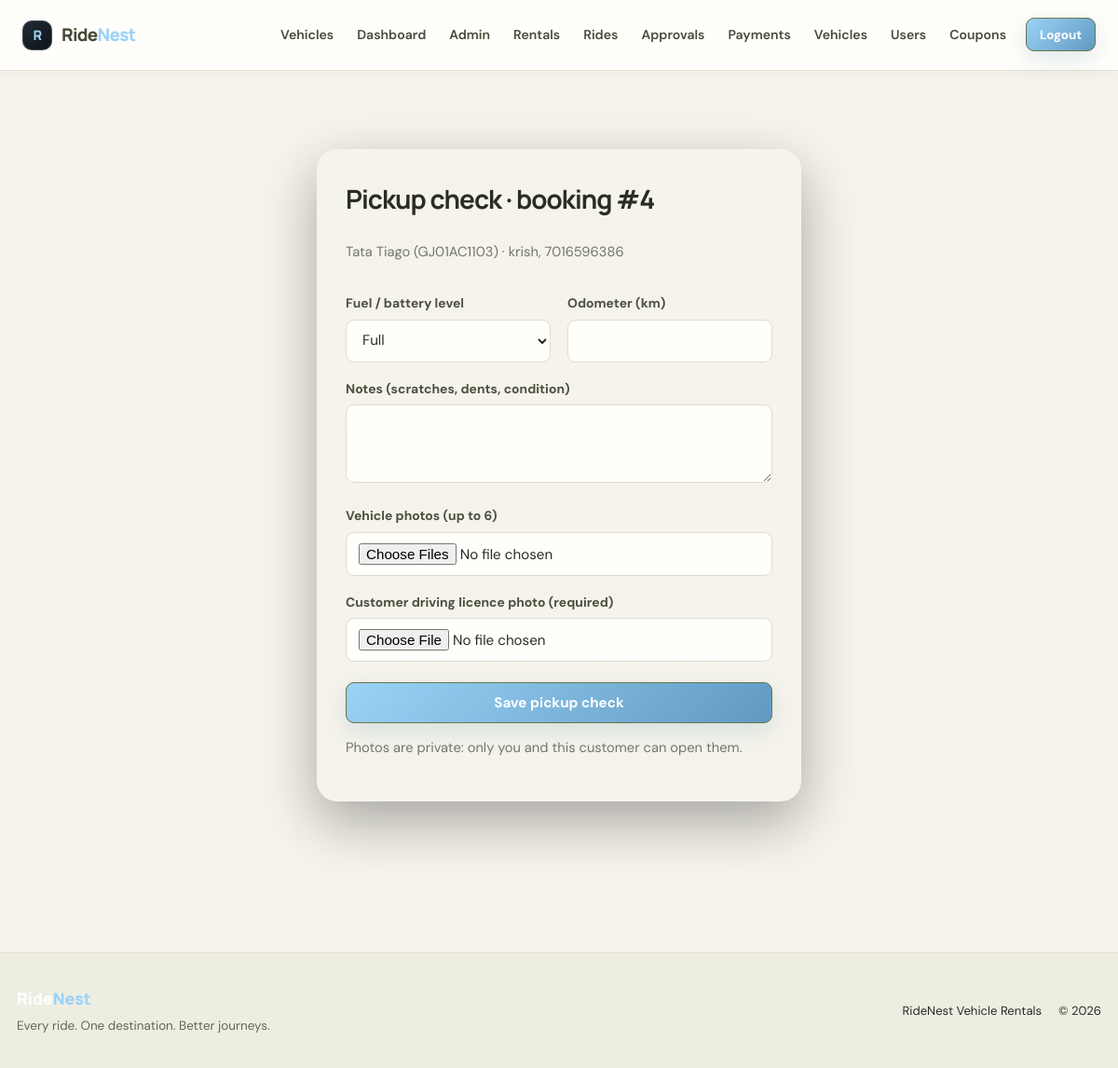
Page /admin/booking/4/pickup (signed in) on the committed database.
### tables this page shows
CREATE TABLE bookings (
    id INTEGER PRIMARY KEY AUTOINCREMENT,
    user_id INTEGER NOT NULL,
    car_id INTEGER NOT NULL,
    start_datetime TEXT NOT NULL,
    end_datetime TEXT NOT NULL,
    total_price INTEGER NOT NULL,
    status TEXT NOT NULL DEFAULT 'Pending',
    payment_status TEXT NOT NULL DEFAULT 'Unpaid',
    utr_number TEXT,
    late_fee INTEGER DEFAULT 0,
    reminder_sent INTEGER DEFAULT 0,
    due_sent INTEGER DEFAULT 0,
    late_alert_sent INTEGER DEFAULT 0,
    returned_at TEXT,
    coupon_code TEXT,
    discount INTEGER DEFAULT 0,
    rate_note TEXT,
    trip_type TEXT DEFAULT 'Local',
    destination TEXT,
    km_limit INTEGER DEFAULT 0,
    extra_km_rate INTEGER DEFAULT 0,
    deposit INTEGER DEFAULT 0,
    approval_status TEXT DEFAULT 'None',
    damage_charge INTEGER DEFAULT 0,
    fuel_charge INTEGER DEFAULT 0,
    km_charge INTEGER DEFAULT 0,
    deposit_refund INTEGER DEFAULT 0,
    balance_due INTEGER DEFAULT 0,
    invoice_email TEXT,
    created_at TEXT DEFAULT CURRENT_TIMESTAMP,
    FOREIGN KEY (user_id) REFERENCES users(id),
    FOREIGN KEY (car_id) REFERENCES cars(id)
);

CREATE TABLE cars (
    id INTEGER PRIMARY KEY AUTOINCREMENT,
    name TEXT NOT NULL,
    brand TEXT NOT NULL,
    type TEXT NOT NULL,
    fuel TEXT NOT NULL,
    seats INTEGER NOT NULL,
    price_per_day INTEGER NOT NULL,
    number_plate TEXT NOT NULL UNIQUE,
    qr_token TEXT NOT NULL UNIQUE,
    insurance_expiry TEXT,
    puc_expiry TEXT,
    last_service TEXT,
    km_driven INTEGER DEFAULT 0,
    image TEXT DEFAULT 'default.jpg',
    category TEXT NOT NULL DEFAULT 'Car',
    price_per_hour INTEGER DEFAULT 0,
    min_hours INTEGER DEFAULT 1,
    outstation_rate INTEGER DEFAULT 0,
    km_per_day INTEGER DEFAULT 0,
    extra_km_rate INTEGER DEFAULT 0,
    deposit INTEGER DEFAULT 0,
    station TEXT DEFAULT ''
);

CREATE TABLE users (
    id INTEGER PRIMARY KEY AUTOINCREMENT,
    name TEXT NOT NULL,
    email TEXT NOT NULL UNIQUE,
    phone TEXT NOT NULL,
    password TEXT NOT NULL,
    role TEXT NOT NULL DEFAULT 'user',
    created_at TEXT DEFAULT CURRENT_TIMESTAMP
);

### app.py (the view, shortened to what this page needs)
@app.route("/admin/booking/<int:booking_id>/pickup", methods=["GET", "POST"], defaults={"kind": "Pickup"})
@app.route("/admin/booking/<int:booking_id>/return", methods=["GET", "POST"], defaults={"kind": "Return"})
def admin_inspection(booking_id, kind):
    if session.get("role") != "admin":
        flash("This page is available to administrators only.", "error")
        return redirect("/login")
    con = sqlite3.connect("database.db")
    con.row_factory = sqlite3.Row
    b = con.execute("""
        SELECT bookings.*, cars.brand AS car_brand, cars.name AS car_name, cars.number_plate, cars.category,
               cars.price_per_day, users.name AS user_name, users.phone AS user_phone
        FROM bookings JOIN cars ON cars.id = bookings.car_id JOIN users ON users.id = bookings.user_id
        WHERE bookings.id = ?""", (booking_id,)).fetchone()
    if b is None or b["status"] not in ("Confirmed", "Active") or b["payment_status"] != "Paid":
        con.close()
        flash("This booking cannot be checked. It must be paid and have Confirmed or Active status.", "error")
        return redirect("/admin/bookings")
    pickup = con.execute("SELECT * FROM inspections WHERE booking_id = ? AND kind = 'Pickup'", (booking_id,)).fetchone()
    if kind == "Pickup" and pickup:
        con.close()
        flash("The pickup inspection has already been completed.", "error")
        return redirect("/admin/bookings")
    con.close()
    return render_template("inspection_form.html", b=b, kind=kind, pickup=pickup, fuel_levels=FUEL_LEVELS)

### app.py (called while the page is built)
@app.before_request
def expire_unpaid_bookings():
    if request.endpoint == "static":
        return
    con = sqlite3.connect("database.db")
    con.execute("""
        UPDATE bookings SET status = 'Cancelled'
        WHERE status = 'Pending' AND payment_status = 'Unpaid' AND approval_status != 'Waiting'
        AND created_at <= datetime('now', ?)
    """, ("-" + str(PAY_WINDOW_MIN) + " minutes",))
    con.execute("""UPDATE bookings SET status = 'Cancelled', approval_status = 'Rejected'
                   WHERE status = 'Pending' AND approval_status = 'Waiting' AND created_at <= datetime('now', '-24 hours')""")
    con.commit()
    con.close()

### templates/inspection_form.html (shortened to what this page needs)
{% extends "base.html" %}
{% block content %}
<div class="form-box wide">
    <h2>{{ kind }} check &middot; booking #{{ b.id }}</h2>
    <p class="muted">{{ b.car_brand }} {{ b.car_name }} ({{ b.number_plate }}) &middot; {{ b.user_name }}, {{ b.user_phone }}</p>
    <form method="POST" enctype="multipart/form-data">
        <div class="form-grid">
            <div><label>Fuel / battery level</label>
                <select name="fuel">{% for label in fuel_levels %}<option value="{{ loop.index0 }}" {% if loop.last %}selected{% endif %}>{{ label }}</option>{% endfor %}</select></div>
            <div><label>Odometer (km)</label><input type="number" name="odometer" min="0" required></div>
        </div>
        <label>Notes (scratches, dents, condition)</label>
        <textarea name="notes" rows="3" maxlength="500"></textarea>
        <label>Vehicle photos (up to 6)</label>
        <input type="file" name="photos" accept="image/*" multiple>
        {% if kind == 'Pickup' %}
        <label>Customer driving licence photo (required)</label>
        <input type="file" name="licence" accept="image/*" required>
        {% endif %}
        <button class="btn" type="submit">Save {{ kind|lower }} check{% if kind == 'Return' %} &amp; complete booking{% endif %}</button>
    </form>
    <p class="muted">Photos are private: only you and this customer can open them.</p>
</div>
{% endblock %}

### rows in the picture
bookings: id "4"
cars: car_brand "Tata", car_name "Tiago", number_plate "GJ01AC1103"
users: user_name "krish", user_phone "7016596386"

### other values in the picture
{{ kind }} "Pickup"
{{ kind|lower }} "pickup"
form field fuel "Full"
